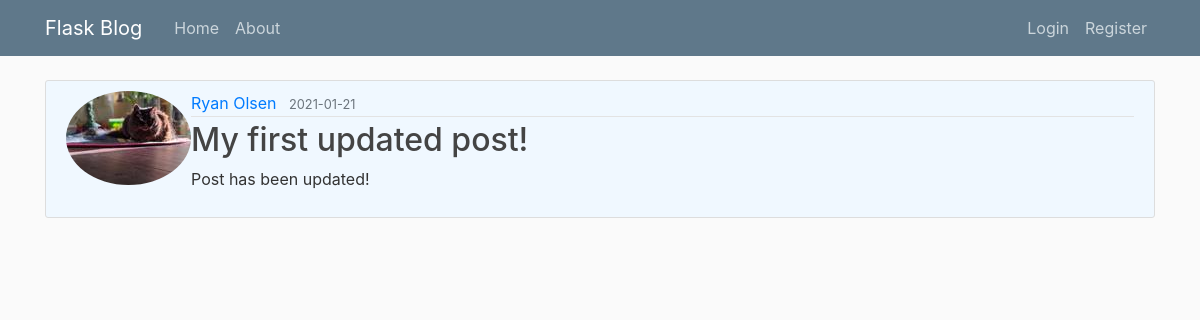
/post/1, run on the app's committed database.
### flaskblog/models.py (models this page shows, shortened)
class User(db.Model, UserMixin):
    id = db.Column(db.Integer, primary_key=True)
    username = db.Column(db.String(20), unique=True, nullable=False) #string with max length of 20 characters
    email = db.Column(db.String(120), unique=True, nullable=False) #string with max length of 120 characters
    image_file = db.Column(db.String(20), nullable=False, default='default.jpg')  #image for user profiole pictures
    password = db.Column(db.String(60), nullable=False)
    posts = db.relationship('Post', backref='author', lazy=True)

class Post(db.Model, UserMixin):
    id = db.Column(db.Integer, primary_key=True)
    title = db.Column(db.String(100), nullable=False)
    date_posted = db.Column(db.DateTime, nullable=False, default=datetime.utcnow)
    content = db.Column(db.Text, nullable=False)
    user_id = db.Column(db.Integer, db.ForeignKey('user.id'), nullable=False)

### flaskblog/posts/routes.py (the view)
@posts.route("/post/<int:post_id>")
def post(post_id):
    post = Post.query.get_or_404(post_id)
    return render_template('post.html', title=post.title, post=post)

### flaskblog/templates/post.html (shortened to what this page needs)
{% extends "layout.html" %}
{% block content %}
  <article class="media content-section">
    <img class="rounded-circle article-image" src="{{ url_for('static', filename='profile_pics/' + post.author.image_file) }}">
    <div class="media-body">
      <div class="article-metadata">
        <a class="mr-2" href="{{ url_for('users.user_posts', username=post.author.username)}}">{{ post.author.username }}</a>
        <small class="text-muted">{{ post.date_posted.strftime('%Y-%m-%d') }}</small>
      </div>
      <h2 class="article-title">{{ post.title }}</h2>
      <p class="article-content">{{ post.content }}</p>
    </div>
  </article>
{% endblock content %}

### flaskblog/static/main.css (style rules this page uses)
body { background: #fafafa; color: #333333; margin-top: 5rem; }
h1, h2, h3, h4, h5, h6 { color: #444444; }
.content-section { background: #F0F8FF; padding: 10px 20px; border: 1px solid #dddddd; border-radius: 3px; margin-bottom: 20px; }
.article-title { color: #444444; }
.article-content { white-space: pre-line; }
.article-metadata { padding-bottom: 1px; margin-bottom: 4px; border-bottom: 1px solid #e3e3e3 }

### data on the page
User: image_file (picture), author.username "Ryan Olsen"
Post: date_posted "2021-01-21", title "My first updated post!", content "Post has been updated!"
